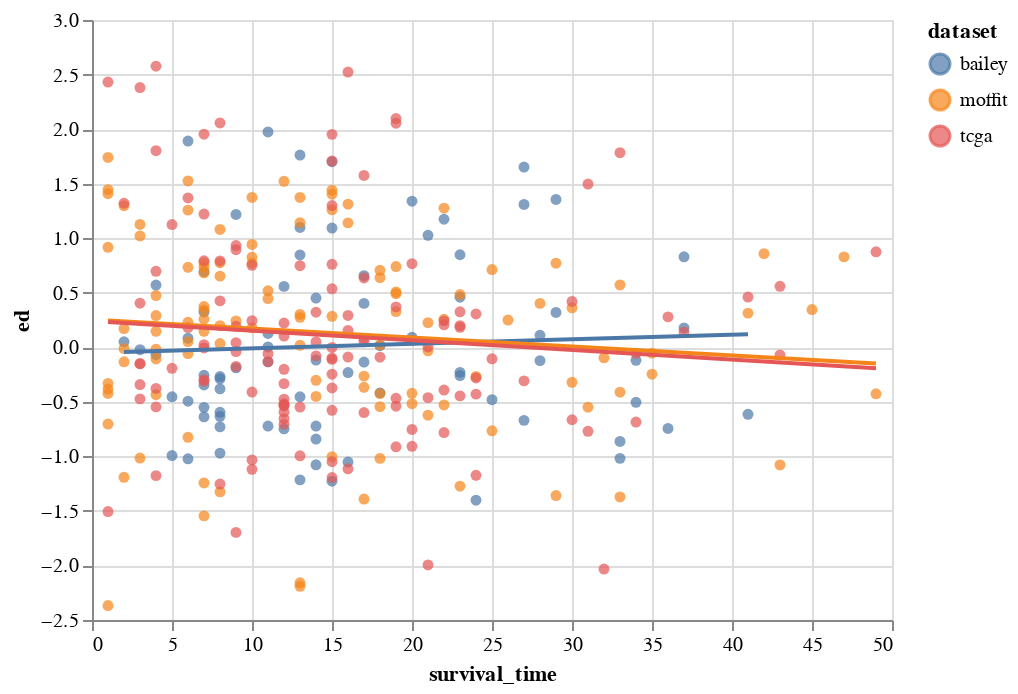

Notebook code cell kept with this figure:
### Code cell
t = combined.copy()
t['sample_id'] = t.index.to_list()
# exclude the weird bailey sample
t = t.loc[[s for s in t.index if s != 'SA407858']]

t = t[t['survival_time']<50]
t = t[t['squam']<=.8]

chart = alt.Chart(t).mark_circle().encode(
    x='survival_time',
    y='ed',
    color='dataset',
    tooltip=['sample_id'],
)
c1 = chart + chart.transform_regression('survival_time', 'ed', groupby=['dataset']).mark_line()
c1
# chart = alt.Chart(combined[combined['dataset']=='bailey']).mark_circle().encode(
#     x='survival_time',
#     y='ed',
#     color='blue'
# )
# c1 = chart + chart.transform_regression('survival_time', 'ed').mark_line()

### Figure 1 — Vega-Lite specification as saved in the notebook (floating-point values rounded to 4 significant figures; data arrays with more than 128 entries replaced by an {"elided": "..."} marker saying what was removed)
{"config": {"view": {"continuousWidth": 400, "continuousHeight": 300}}, "layer": [{"mark": "circle", "encoding": {"color": {"type": "nominal", "field": "dataset"}, "tooltip": [{"type": "nominal", "field": "sample_id"}], "x": {"type": "quantitative", "field": "survival_time"}, "y": {"type": "quantitative", "field": "ed"}}}, {"mark": "line", "encoding": {"color": {"type": "nominal", "field": "dataset"}, "tooltip": [{"type": "nominal", "field": "sample_id"}], "x": {"type": "quantitative", "field": "survival_time"}, "y": {"type": "quantitative", "field": "ed"}}, "transform": [{"on": "survival_time", "regression": "ed", "groupby": ["dataset"]}]}], "data": {"name": "data-7a300b3aa9c58acbcdc8a6f404c22342"}, "$schema": "https://vega.github.io/schema/vega-lite/v4.8.1.json", "datasets": {"data-7a300b3aa9c58acbcdc8a6f404c22342": {"elided": "318 records"}}}
